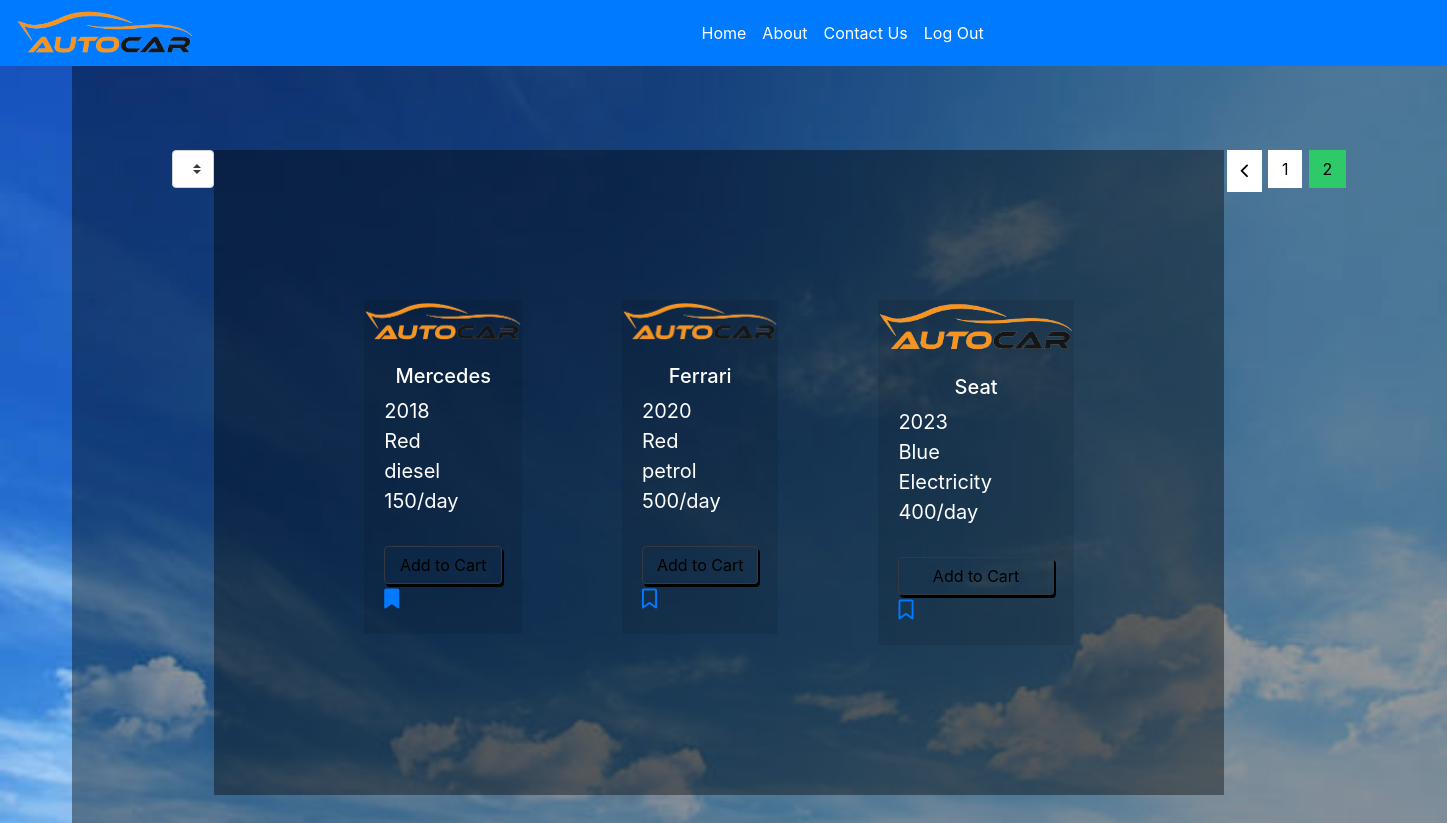
The page /user?page=2 (signed in) on the database its author committed.
### Solo_App/models.py (models this page shows)
class Car(models.Model):
    name = models.CharField(max_length=255)
    model = models.CharField(max_length=255)
    color = models.CharField(max_length=255)
    fuelType = models.CharField(max_length=255)
    price = models.IntegerField()
    rent_days = models.IntegerField(default=0)
    available = models.BooleanField(default=True)
    bookmarked = models.ManyToManyField(User,related_name="bookmarked")
    user = models.ForeignKey(User, related_name="users", on_delete = models.CASCADE)
    created_at = models.DateTimeField(auto_now_add=True)
    updated_at = models.DateTimeField(auto_now=True)
    objects = UserManager()

### Solo_App/views.py (the view)
# urls.py: path('user', views.user),
def user(request):
    user = User.objects.get(id=request.session['user_id'] )
    cars = Car.objects.all()
    p = Paginator(cars, 3)
    page = request.GET.get('page')
    cars = p.get_page(page)
    bookmarked = user.bookmarked.all()
    context = {
        'username' : user,
        'cars': cars,
        'bookmarked': bookmarked,
    }
    return render(request, 'user.html', context)

### Solo_App/templates/user.html (shortened to what this page needs)
    <!DOCTYPE html>
    <html lang="en">
    <head>
      {% load static %}
      <link rel="stylesheet" href="https://maxcdn.bootstrapcdn.com/bootstrap/4.5.2/css/bootstrap.min.css">
      <link href="{% static 'lib/ionicons/css/ionicons.min.css' %}" rel="stylesheet">
      <link href="{% static 'lib/ionicons/css/ionicons.css' %}" rel="stylesheet">
      <link rel="stylesheet" type="text/css" href="{% static 'css/user.css' %}">
    </head>
    <body>
      <nav id="navb" class="navbar navbar-expand-lg navbar-light bg-primary ">
        <img  src="../static/img/Logo1.png" alt="">
        <div class="collapse navbar-collapse " id="navbarNav">
          <ul class="navbar-nav">
            <li class="nav-item">
              <a class="nav-link text-white" href="/">Home</a>
            </li>
            <li class="nav-item">
              <a class="nav-link text-white" href="/">About</a>
            </li>
            <li class="nav-item">
              <a class="nav-link text-white" href="/">Contact Us</a>
            </li>
            <li class="nav-item">
              <a class="nav-link text-white" href="/logout">Log Out</a>
            </li>
          </ul>
        </div>
      </nav>
      <div class="body">
        <div class="grid-container">
          <div class="grid-option">
            <form>
              <select class="custom-select" id="sort">
                <option value="0" selected>All</option>
              </select>
          </div>
        <section id="cars">
        {% for car in cars%}
        <div id="back" class="grid-item">
        <div class="grid"  >
          <img class="card-img-top" src="../static/img/Logo1.png" alt="Card image cap">
          <div class="card-body">
            <h5 >{{car.name}}</h5>
            <span >{{car.model}}</span>&nbsp&nbsp&nbsp&nbsp&nbsp&nbsp&nbsp&nbsp&nbsp&nbsp&nbsp
            <span  >{{car.color}}</span>
             <br>
            <span >{{car.fuelType}}</span>&nbsp&nbsp&nbsp&nbsp&nbsp&nbsp&nbsp&nbsp&nbsp&nbsp&nbsp
            <span >{{car.price}}/day</span>
            <br>
            <br>
            <a  style="color: black;" id="book"  href="/book" class="btn btn-outline-dark">Add to Cart</a>
            {% if car in bookmarked %}
            <a id="link{{car.id}}" class="remFav fas fa-bookmark"><h3 id="id{{car.id}}" hidden>{{car.id}}</h3></a></a>
            {% else %}
            <a id="link{{car.id}}" class="addFav far fa-bookmark"><h3 id="id{{car.id}}" hidden>{{car.id}}</h3></a>
            {% endif %}
          </div>
        </div>
      </div>
        {% endfor%}
      </section>
        <div class="row">
          <div class="col-sm-12">
            <nav class="pagination-a">
              <ul class="pagination justify-content-end">
                {% if cars.has_previous %}
                <li class="page-item">
                  <a class="page-link" href="?page={{cars.previous_page_number}}" tabindex="-1">
                    <span class="ion-ios-arrow-back"></span>
                  </a>
                </li>
                <li class="page-item">
                  <a class="page-link" href="?page={{cars.previous_page_number}}">{{cars.previous_page_number}}</a>
                </li>
                {% endif %}
                <li class="page-item active">
                  <a class="page-link" href="#">{{cars.number}}</a>
                </li>
              </ul>
            </nav>
          </div>
        </div>
      </div>
      </div>
</body>
</html>

### Solo_App/static/css/user.css (style rules this page uses)
.grid-container { display: grid; grid-template-columns: auto auto auto; padding: 100px; text-align: center; background-color: rgba(0,0,0,.4); color: #fff; }
#cars { display: grid; grid-template-columns: auto auto auto; padding: 100px; text-align: center; background-color: rgba(0,0,0,.4); color: #fff; }
.grid-item { padding: 50px; font-size: 20px; text-align: left; }
.grid { background-color: rgba(0,0,0,.1); color: #fff; }
#navb { width: 100%; position: fixed; top: 0; left: 0; z-index: 1; }
nav img { height: 50px; }
.body { display: flex; width: 90%; margin: auto; margin-top: 50px; }
h5 { text-align: center; }
#back { background: none; }
#book { box-shadow:2px 3px; width: 100%; }
.pagination-a .pagination .page-link { margin: 0 .2rem; border-color: transparent; padding: .5rem .8rem; color: #000000; }
.pagination-a .pagination .page-link span { font-size: 1.2rem; }
.pagination-a .pagination .page-item:last-child .page-link { border-top-right-radius: 0; border-bottom-right-radius: 0; }
.pagination-a .pagination .page-item:first-child .page-link { border-top-left-radius: 0; border-bottom-left-radius: 0; }
.pagination-a .pagination .page-item.active .page-link { background-color: #2eca6a; }
a { cursor: pointer; }

### Solo_App/templates/user.html (style rules this page uses)
body { background-image: url('../static/img/s.jpg'); background-repeat: no-repeat; background-attachment: fixed; background-size: 100% 100%; }

### rows shown on the page
Car: name "Mercedes", model "2018", color "Red", fuelType "diesel", price "150"
Car: name "Ferrari", model "2020", color "Red", fuelType "petrol", price "500"
Car: name "Seat", model "2023", color "Blue", fuelType "Electricity", price "400"

### other values the page prints
{{ cars.previous_page_number }} "1"
{{ cars.number }} "2"
